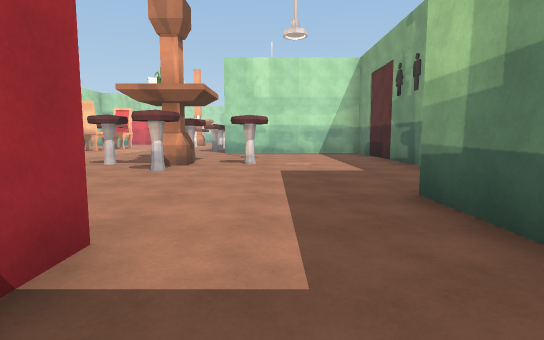
View 1 (above)

21 first-person views from a walk through a Unity game level. The camera is 1.3 m above the floor, tilts 6° down and sees 80° across. The floor is counted in squares, 2 m on a side. Each view is taken from the middle of a square. On the plan, view 1 faces up. The plan holds only what a view shows up to about 10 squares ahead; the rest is blank. The player character is not drawn.

View 2
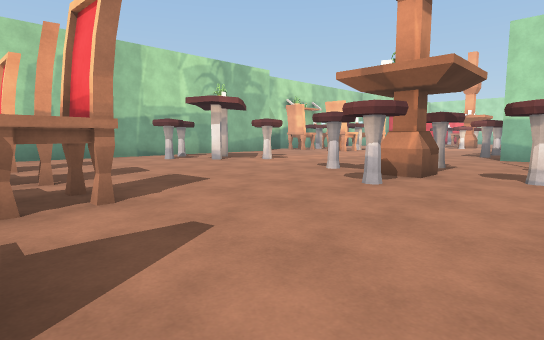

View 3
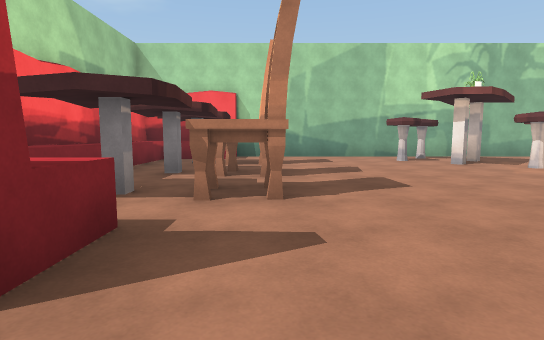

View 4
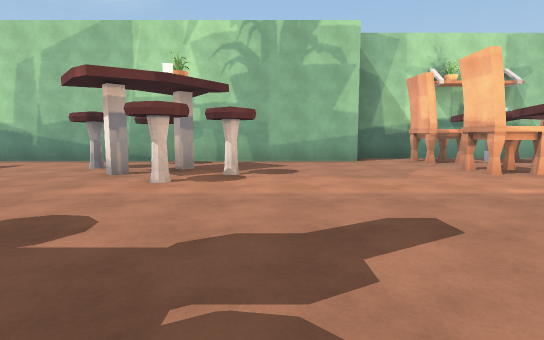

View 5
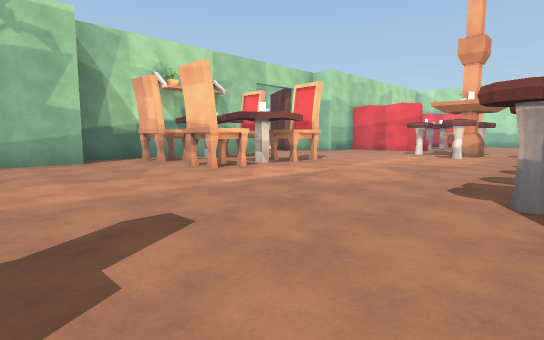

View 6
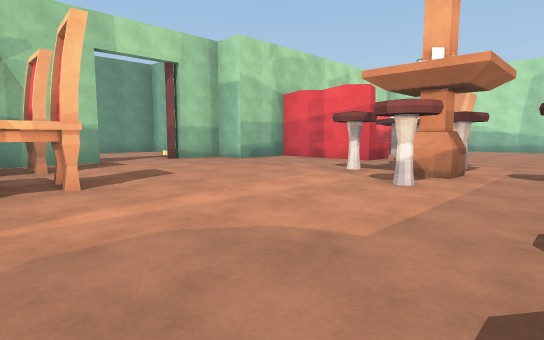

View 7
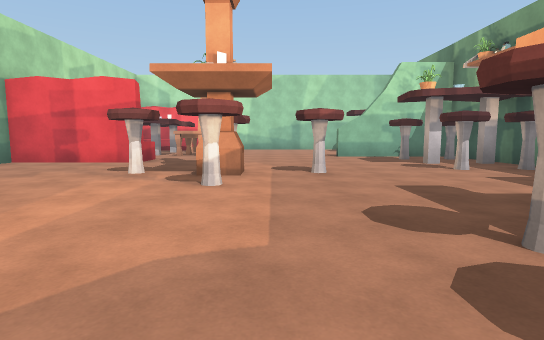

View 8
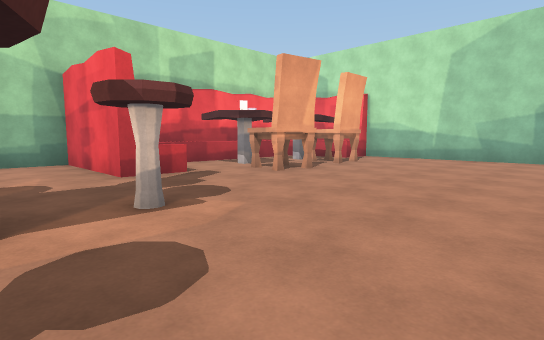

View 9
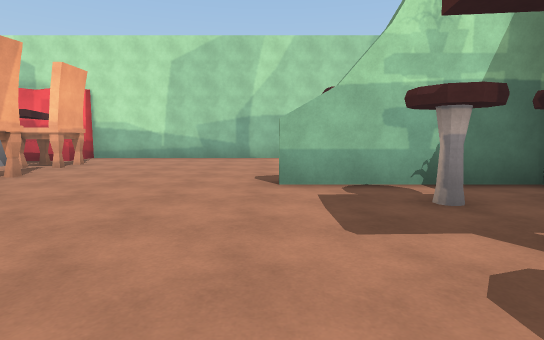

View 10
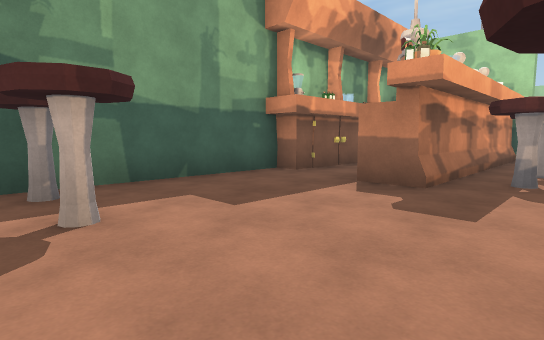

View 11
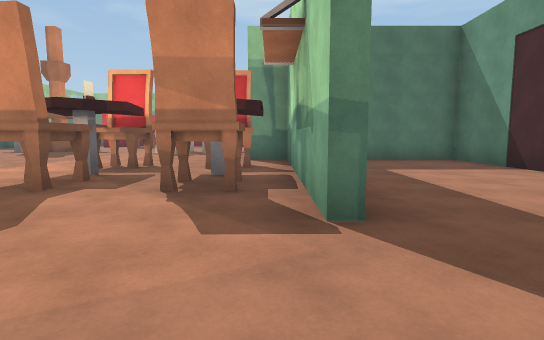

View 12
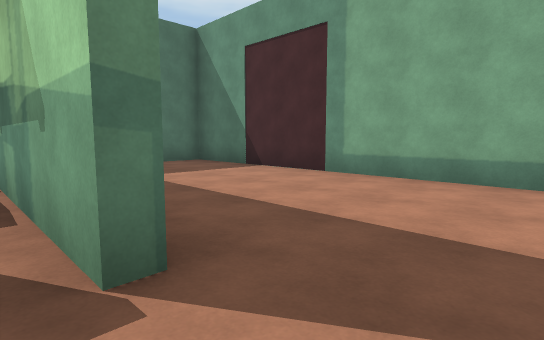

View 13
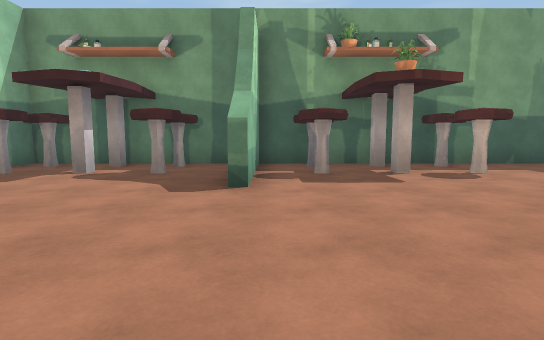

View 14
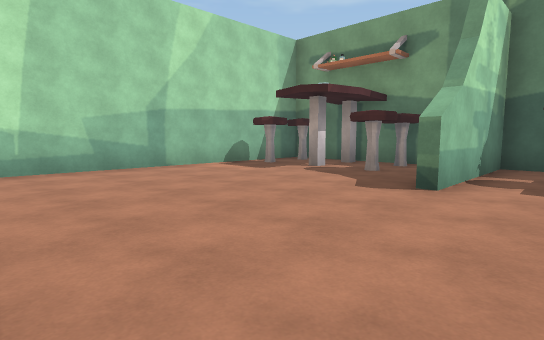

View 15
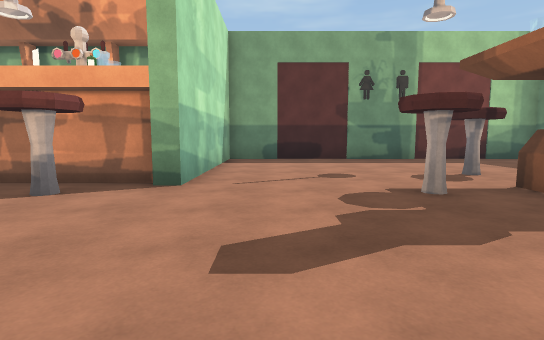

View 16
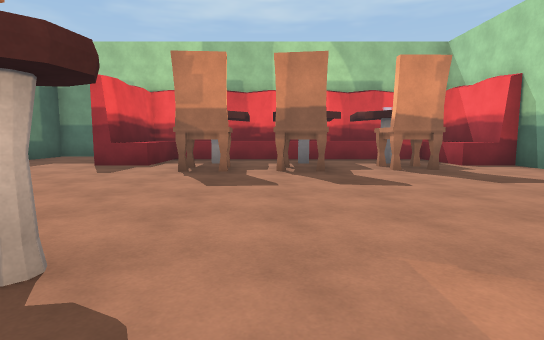

View 17
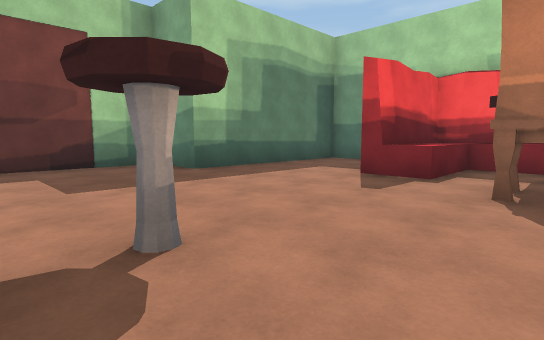

View 18
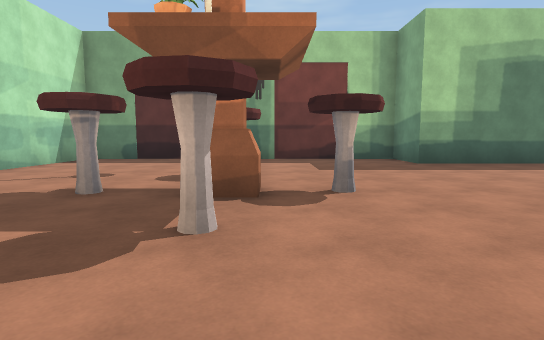

View 19
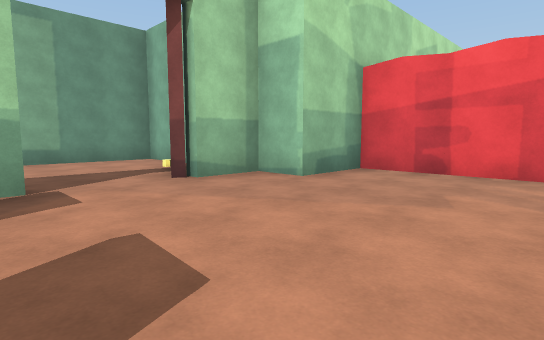

View 20
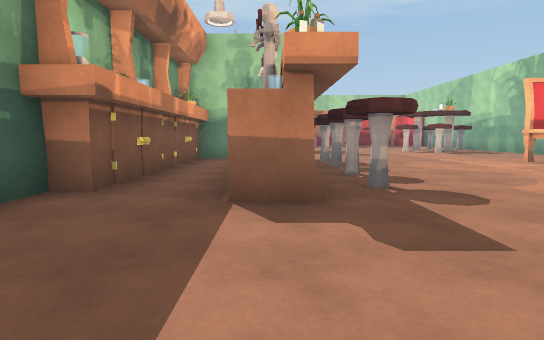

View 21
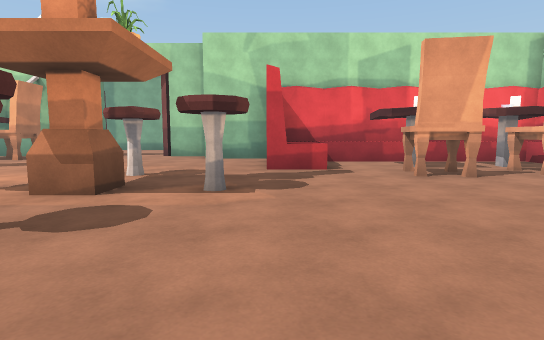

### Floor plan
Points are (right, up) in squares from view 1. A wall is a line through its corners. A room is listed if a view was taken in it or the views show most of it. See-through windows are left out.
Room 1 (views 1, 2, 3, 4, 5, 6, 7, 8, 9, 10, 11, 12, 13, 14, 15, 16, 17, 18, 19, 20, 21)
walls: (-1.4, 12.5) (-1.4, 18.8) (-0.5, 18.8); (1.1, 18.2) (1.6, 18.2) (1.6, 26.3) (-2, 26.3); (-5.2, 22) (-4.5, 22) (-4.5, 21.3) (-5.2, 21.3); (-11.4, 18.6) (-11.4, 12.2) (-10.4, 12.2) (-10.4, 3); (-8.8, 23.9) (-10.4, 23.9) (-10.4, 22.1) (-11.4, 22.1) (-11.4, 20.7); (-6.3, 26.3) (-7.2, 26.5); (-6.1, 3.1) (-5.5, 3); (-10, 25.5) (-10, 24.4); (-7.3, 2.6) (-7.3, 1.9); (1.6, 27) (1.6, 31.6) (-7.4, 31.6); (-6.3, 29.6) (-6.3, 28.6) (-7.2, 28.5); (-10, 0.4) (-10, -0.9) (-8.9, -0.9); (-2.6, -0.9) (-1.4, -0.9) (-1.4, 0.4); (0.6, -1.2) (1.6, -1.2) (1.6, 3.5) (3.2, 3.5) (3.2, 12.2) (-1.9, 12.2) (-1.9, 12.6)
low walls: (-8.7, 30.5) (-9.2, 30.5)
ways out: opening at (-12, 19.5) to room 2; opening at (0, 17.5) to room 3
objects: other object (-10, 1) to (-10, 2); chair (-10, 14); other object (-10, 16); chair (-10, 17); other object (-10, 26) to (-10, 27); other object (-10, 28); other object (-10, 29) to (-10, 30); other object (-9, -1) to (-8, 0); other object (-9, 6); other object (-9, 7); other object (-9, 24) to (-8, 25); other object (-8, 1); other object (-8, 3); table (-8, 8); chair (-8, 14); other object (-8, 16); chair (-8, 17); other object (-8, 27); other object (-8, 29); other object (-8, 31); other object (-7, -1) to (-6, 0); other object (-7, 8); other object (-7, 9); other object (-6, -1) to (-5, 0); other object (-6, 1); other object (-6, 22); other object (-5, 20); other object (-5, 23); other object (-4, -1) to (-3, 0); other object (-4, 1); chair (-4, 3); other object (-4, 8); other object (-3, 22); other object (-2, 0) to (-1, 2); other object (-2, 6); other object (-2, 9); other object (-2, 14); other object (-2, 15); other object (-2, 16); other object (-2, 18); other object (-1, 8); other object (0, 22); table (0, 24) to (1, 24); other object (0, 25); other object (0, 28); table (0, 29) to (1, 29); other object (0, 31); other object (1, 22); other object (1, 25); other object (1, 28); other object (1, 31)
Room 2 (no view inside)
walls: (-13.9, 22.1) (-15.9, 22.1) (-15.9, 12.2) (-13.5, 12.2)
ways out: opening at (-12, 19.5) to room 1
Room 3 (no view inside)
walls: (0.3, 12.6) (1.1, 12.6) (1.1, 18.2)
ways out: opening at (0, 17.5) to room 1

Where each view was taken, in squares from view 1:
view 1: 0 up, 0 right, facing up
view 2: 2 up, 0 right, facing up-left
view 3: 3 up, 0 right, facing left
view 4: 10 up, 2 left, facing left
view 5: 10 up, 2 left, facing up-left
view 6: 16 up, 3 left, facing up-left
view 7: 16 up, 4 left, facing up
view 8: 22 up, 2 left, facing up-left
view 9: 22 up, 2 left, facing up
view 10: 23 up, 3 left, facing down-right
view 11: 21 up, 11 left, facing down
view 12: 20 up, 11 left, facing down-left
view 13: 26 up, 6 left, facing right
view 14: 25 up, 6 left, facing up-right
view 15: 11 up, 6 left, facing right
view 16: 9 up, 5 left, facing down
view 17: 7 up, 4 left, facing down-right
view 18: 7 up, 6 left, facing right
view 19: 18 up, 7 left, facing up-left
view 20: 22 up, 1 left, facing down
view 21: 24 up, 1 left, facing left
